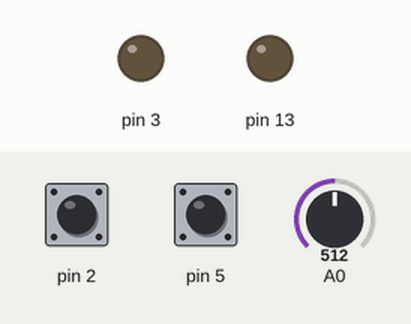
Recording of a sketch running on a simulated Arduino Uno, built with avr-gcc and run on an emulated ATmega328P. Parts: output pins drawn as LEDs (lit = HIGH). Inputs (shaded band) come from the test bench; at power-on: pin 2 HIGH, pin 5 HIGH, A0 = 512. Sleep ends after the set time or at an interrupt.

Above: at 1.8 s.
1.9 s: pin 2 pulled LOW for 0.15 s
At 4.23 s:
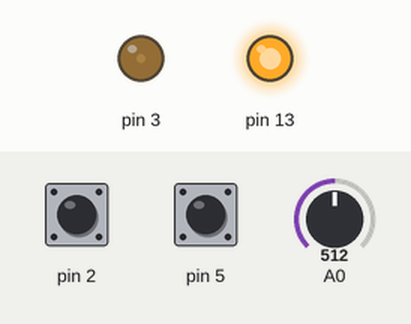
4.9 s: pin 2 pulled LOW for 1 s
At 6.6 s:
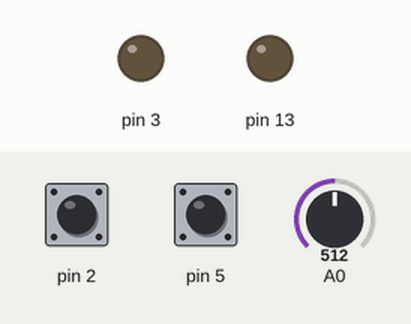
7.9 s: pin 2 pulled LOW for 3.2 s
Timing chart, 0 to 44.9 s (numbered marks = the images above; inputs shaded):
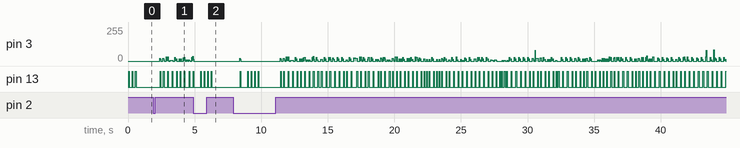

The sketch:

tvBgone.ino
```cpp
// (licence header left out)
#include <World_IR_Codes.h>   // this .h includes main.h -- in same folder
#include <avr/sleep.h>  // system lib in IDE, ? needs inclusion Y for ISR stuff

void xmitCodeElement(uint16_t ontime, uint16_t offtime, uint8_t PWM_code );
void quickflashLEDx(uint8_t x );
void delay_ten_us(uint16_t us);
void quickflashLED(void );
uint8_t read_bits(uint8_t count);

#define putstring_nl(s) Serial.println(s)  // why alias these simple functions
#define putstring(s) Serial.print(s)
#define putnum_ud(n) Serial.print(n, DEC)
#define putnum_uh(n) Serial.print(n, HEX)
#define MAX_WAIT_TIME 65535 // tens of us (ie: 655.350ms)

  // not sure why extern -- ? because these values come from the lib
  // IrCode is a struct (in main.h) so these are arrays of pointers to structs
extern const IrCode* const NApowerCodes[] PROGMEM;
extern const IrCode* const EUpowerCodes[] PROGMEM;
extern uint8_t num_NAcodes, num_EUcodes;

/* from nongnu.org:
#define PGM_P   const char *
Used to declare a variable that is a pointer to a string (char array) in program space.
 */
uint8_t region;  // used in setup & sendAll
PGM_P code_ptr;

uint8_t bitsleft_r = 0;  // globals used in sendAll and read_bits
uint8_t bits_r=0;

    // pins defined in main.h, copy here for clarity
// #define LED LED_BUILTIN // LED indicator pin (usually 13)
// #define IRLED 3     // the IR sender LED ; must be PWM capable pin ?
// #define TRIGGER 2   // the button pin; NB: "hard-coded" in the sleepNow() function in the primary .ino file by means of using external interrupt 0, which is hard-wired to pin 2
// #define REGIONSWITCH 5  // pin to read region, high = NA

/*
 This project transmits a bunch of TV POWER on/off codes, one after another,
 pausing between, also pulses a visible LED once each time a POWER code is
 transmitted.  That is all TV-B-Gone does.  The tricky part of TV-B-Gone
 was collecting all the POWER codes, getting rid of the duplicates and
 near-duplicates (because if there is a duplicate, then one POWER code will
 turn the TV off, and the duplicate will turn it on again, which we certainly
 do not want).  I have compiled the most popular codes with the
 duplicates eliminated, both for North America (which is the same as Asia, as
 far as POWER codes are concerned -- even though much of Asia uses PAL video)
 and for Europe (which works for Australia, New Zealand, the Middle East, and
 other parts of the world that use PAL video).

*/


/*
 The C compiler normally will transfer all constants in prog memory into RAM when
 the program starts up.  Since this firmware has a table (powerCodes)
 that is too large to transfer into RAM, the C compiler needs to be told not to do that,
 keep it in program memory only. This is accomplished by the macro PROGMEM
 (used in the definition for powerCodes).  Since the C compiler expects
 that constants are in RAM, rather than in program memory, when accessing
 powerCodes, we need to use the pgm_read_word() and pgm_read_byte macros, and
 we need to use powerCodes as an address.  This is done with PGM_P (pointers)
 defined below.

 For example,  to get a new powerCode, we first point to it with the
 following statement:
 PGM_P thecode_p = pgm_read_word(powerCodes+i);
 The next read from the powerCode is a byte that indicates the carrier
 frequency, read as follows:
 const uint8_t freq = pgm_read_byte(code_ptr++);
 After that is a byte that tells us how many 'onTime/offTime' pairs we have:
 const uint8_t numpairs = pgm_read_byte(code_ptr++);
 The next byte tells us the compression method. Since we are going to use a
 timing table to keep track of how to pulse the LED, and the tables are
 pretty short (usually only 4-8 entries), we can index into the table with only
 2 to 4 bits. Once we know the bit-packing-size we can decode the pairs
 const uint8_t bitcompression = pgm_read_byte(code_ptr++);
 Subsequent reads from the powerCode are n bits (same as the packing size)
 that index into another table in PROGMEM that actually stores the on/off times
 const PGM_P time_ptr = (PGM_P)pgm_read_word(code_ptr);
 */

void sendAllCodes()
{

  uint16_t ontime, offtime;  // vars used in sendAllcodes only [and was param in xmitCode]
  uint8_t i,num_codes;  // just used in sendAllCodes


  bool endingEarly = false; // will be set to true if the user presses the button during code-sending

  // determine region from REGIONSWITCH: 1 = NA, 0 = EU (defined in main.h)
  if (digitalRead(REGIONSWITCH)) {
    region = NA;
    num_codes = num_NAcodes;  // vals come from main.h ?
  }
  else {
    region = EU;
    num_codes = num_EUcodes;
  }

  // for every POWER code in our list
  for (i=0 ; i<num_codes; i++)
  {
    PGM_P data_ptr;

    // print out the code # we are about to transmit
//    DEBUGP(putstring("\n\r\n\rCode #: ");
//    putnum_ud(i));

    // point to next POWER code, from the right database
    if (region == NA) {
      data_ptr = (PGM_P)pgm_read_word(NApowerCodes+i);
    }
    else {
      data_ptr = (PGM_P)pgm_read_word(EUpowerCodes+i);
    }

    // print out the address in ROM memory we're reading
//    DEBUGP(putstring("\n\rAddr: ");
//    putnum_uh((uint16_t)data_ptr));

    // Read the carrier frequency from the first byte of code structure
    const uint8_t freq = pgm_read_byte(data_ptr++);
    // set OCR for Timer1 to output this POWER code's carrier frequency
    OCR2A = freq;
    OCR2B = freq / 3; // 33% duty cycle

//    // Print out the frequency of the carrier and the PWM settings
//    DEBUGP(putstring("\n\rOCR1: ");
//    putnum_ud(freq);
//    );
//    DEBUGP(uint16_t x = (freq+1) * 2;
//    putstring("\n\rFreq: ");
//    putnum_ud(F_CPU/x);
//    );

    // Get the number of pairs, the second byte from the code struct
    const uint8_t numpairs = pgm_read_byte(data_ptr++);

//    DEBUGP(putstring("\n\rOn/off pairs: ");
//    putnum_ud(numpairs));

    // Get the number of bits we use to index into the timer table
    // This is the third byte of the structure
    const uint8_t bitcompression = pgm_read_byte(data_ptr++);

//    DEBUGP(putstring("\n\rCompression: ");
//    putnum_ud(bitcompression);
//    putstring("\n\r"));

    // Get pointer (address in memory) to pulse-times table
    // The address is 16-bits (2 byte, 1 word)
    PGM_P time_ptr = (PGM_P)pgm_read_word(data_ptr);
    data_ptr+=2;
    code_ptr = (PGM_P)pgm_read_word(data_ptr);


//DEVELOPMENTAL TESTING:
//#if 0
//    // print out all of the pulse pairs
//    for (uint8_t k=0; k<numpairs; k++) {
//      uint8_t ti;
//      ti = (read_bits(bitcompression)) * 4;
//      // read the onTime and offTime from the program memory
//      ontime = pgm_read_word(time_ptr+ti);
//      offtime = pgm_read_word(time_ptr+ti+2);
//      DEBUGP(putstring("\n\rti = ");
//      putnum_ud(ti>>2);
//      putstring("\tPair = ");
//      putnum_ud(ontime));
//      DEBUGP(putstring("\t");
//      putnum_ud(offtime));
//    }
//    continue;
//#endif

    // Transmit all codeElements for this POWER code
    // (a codeElement is an onTime and an offTime)
    // transmitting onTime means pulsing the IR emitters at the carrier
    // frequency for the length of time specified in onTime
    // transmitting offTime means no output from the IR emitters for the
    // length of time specified in offTime

    // For EACH pair in this code....
    cli();  // don't interrupt code reading !
    // [Not appl. here: When accessing shared vars from the main program,] steps need to be taken to
    // prevent wrong results if the interrupt is triggered in the middle of an operation.
    // The simplest and most common approach is to simply disable the global interrupt
    // setting with cli() and reenable with with sei(). v. infra
    for (uint8_t k=0; k<numpairs; k++)
    {
      uint16_t ti;

      // Read the next 'n' bits as indicated by the compression variable
      // Then multiply by 4 because there are 2 timing numbers per pair
      // and each timing number is one word long, so 4 bytes total!
      ti = (read_bits(bitcompression)) * 4;

      // read the onTime and offTime from the program memory
      ontime = pgm_read_word(time_ptr+ti);  // read word 1 - ontime
      offtime = pgm_read_word(time_ptr+ti+2);  // read word 2 - offtime
      // transmit this codeElement (ontime and offtime)
      xmitCodeElement(ontime, offtime, (freq!=0));
    }
    sei();  // enables global interrupts v. www.pjrc.com/teensy/interrupts.html

    //Flush remaining bits, so that next code starts
    //with a fresh set of 8 bits.
    bitsleft_r=0;

    // visible indication that a code has been output.
    quickflashLED();

    // delay 120 milliseconds before transmitting next POWER code
    delay_ten_us(12000);

    // if user presses TRIGGER button, bringing pin low, stop transmission early
    if (digitalRead(TRIGGER) == 0)  // interrupt is detached, so this reads the button
    {
      endingEarly = true;
      delay_ten_us(50000); // 500ms delay max unint16 = 65.4K
      quickflashLEDx(4);
      //pause for ~1.3 sec to give the user time to release the button so that the code sequence won't immediately start again.
      delay_ten_us(MAX_WAIT_TIME); // wait 655.350ms
      delay_ten_us(MAX_WAIT_TIME); // wait 655.350ms
      break; //exit the POWER code "for" loop
    } // end if
  } // end :  for every POWER code loop

  if (endingEarly==false)
  {
    //pause for ~1.3 sec, then flash the visible LED 8 times to indicate that we're done
    delay_ten_us(MAX_WAIT_TIME); // wait 655.350ms
    delay_ten_us(MAX_WAIT_TIME); // wait 655.350ms
    quickflashLEDx(8);
  }
} //end of sendAllCodes

/* xmitCodeElement function is the 'workhorse' of transmitting IR codes.
 Given the on and off times, it turns on the PWM output on and off
 to generate one 'pair' from a long code. Each code has ~50 pairs!
 */

 // This fx uses the AVR chip timers
void xmitCodeElement(uint16_t ontyme, uint16_t offtyme, uint8_t PWM_code )
{
  TCNT2 = 0;
  if(PWM_code) {
    // pinMode(IRLED, OUTPUT);  // why put in fx, already in setup ?
    // Fast PWM, setting top limit, divide by 8
    // Output to pin 3
    TCCR2A = _BV(COM2A0) | _BV(COM2B1) | _BV(WGM21) | _BV(WGM20);
    TCCR2B = _BV(WGM22) | _BV(CS21);
  }
  else
  {
    // However some codes dont use PWM in which case we just turn the IR
    // LED on for the period of time.
    digitalWrite(IRLED, HIGH);
  }

  // Now we wait, allowing the PWM hardware to pulse out the carrier
  // frequency for the specified 'on' time
  delay_ten_us(ontyme);

  // Now we have to turn it off so disable the PWM output
  TCCR2A = 0;
  TCCR2B = 0;
  // And make sure that the IR LED is off too (since the PWM may have
  // been stopped while the LED is on!)
  digitalWrite(IRLED, LOW);

  // Now we wait for the specified 'off' time
  delay_ten_us(offtyme);
}  // end xmitCodeElement

/* read_bits is kind of a strange but very useful helper function.
 Because we are using compression, we index to the timer table
 not with a full 8-bit byte (which is wasteful) but 2 or 3 bits.
 Once code_ptr is set up to point to the right part of memory,
 this function will let us read 'count' bits at a time which
 it does by reading a byte into 'bits_r' and then buffering it.
 */

// we cant read more than 8 bits at a time so dont try!
uint8_t read_bits(uint8_t count)
{
  uint8_t i;
  uint8_t tmp=0;

  // we need to read back count bytes
  for (i=0; i<count; i++)
  {
    // check if the 8-bit buffer we have has run out
    if (bitsleft_r == 0) {
      // in which case we read a new byte in
      bits_r = pgm_read_byte(code_ptr++);
      // and reset the buffer size (8 bites in a byte)
      bitsleft_r = 8;
    }
    // remove one bit
    bitsleft_r--;
    // and shift it off of the end of 'bits_r'
    tmp |= (((bits_r >> (bitsleft_r)) & 1) << (count-1-i));
  }
  // return the selected bits in the LSB part of tmp
  return tmp;
}  // end read_bits()

 // ------------------------------------------------

void setup()
{
  Serial.begin(9600);

  TCCR2A = 0;
  TCCR2B = 0;

  digitalWrite(LED, LOW);  // are these pins defined in header file ? why not in sketch
  digitalWrite(IRLED, LOW);
  pinMode(LED, OUTPUT);
  pinMode(IRLED, OUTPUT);
  pinMode(REGIONSWITCH, INPUT_PULLUP);
  pinMode(TRIGGER, INPUT_PULLUP);

  delay_ten_us(5000); // 50ms (5000x10 us) delay: let everything settle for a bit

  // determine region
  if (digitalRead(REGIONSWITCH))
  {
    region = NA;   // region is typed as byte, NA gets value 1 (high) from main.h
    DEBUGP(putstring_nl("NA"));
  }
  else
  {
    region = EU;
    DEBUGP(putstring_nl("EU"));
  }

//  // Debug output: indicate how big our database is
//  DEBUGP(putstring("\n\rNA Codesize: ");
//  putnum_ud(num_NAcodes);
//  );
//  DEBUGP(putstring("\n\rEU Codesize: ");
//  putnum_ud(num_EUcodes);
//  );

  // Tell the user what region we're in  --> 3 flashes is NA, 6 is EU
  if (region == NA)
    quickflashLEDx(3);
  else //region == EU
    quickflashLEDx(6);
}   //  end of setup

 // ------------------------------------------------

void loop()
{
  sleepNow(); // during this fx, press of trigger button wakes things up, detaches Interrupt then does more:

  // Super "ghetto" (but decent enough for this application) button debouncing:
  // if the user pushes the Trigger button, then wait a while to let the button stop bouncing,
  // then start transmission of all POWER codes
  if (digitalRead(TRIGGER) == 0)  // i.e. if D2, trigger pin def in main.h, pressed, goes to 0
  {      // reading same event from inside sleepNow that woke us up?
    delay_ten_us(50000);  // delay 500ms, crude debounce
    sendAllCodes();  // if TRIGGER pressed during this fx, it quits, comes back to loop and sleep
  }
  // no loop delay coded; maybe enough in functions already?
}  // end loop


/****************************** LED AND DELAY FUNCTIONS ********/

// This function delays the specified number * 10 microseconds
// it is 'hardcoded' and is calibrated by adjusting DELAY_CNT
// in main.h. [Unless you are changing the crystal from 8MHz, dont  <-- old comment ?
// mess with this.]
// due to uint16_t datatype, max delay is 65535 tens of microseconds, or 655350 us = 655.350 ms.
// NB: DELAY_CNT has been increased in main.h from 11 to 25 (last I checked) in order to allow
// this function to work properly with 16MHz Arduinos (instead of 8MHz).

void delay_ten_us(uint16_t us)
{
  uint8_t timer;
  while (us != 0)
  {
    // for 8MHz we want to delay 80 cycles to = 10 microseconds
    // this code is tweaked to give about that amount. <-- old comment ?
    for (timer=0; timer <= DELAY_CNT; timer++)
    {
      NOP;   // no operation, does nothing, just for timing
      NOP;
    }
    NOP;
    us--;
  }  // end while
} // end delay 10 us


// This function quickly pulses the visible LED
// This will indicate to the user that a code is being transmitted
void quickflashLED( void )
{
  digitalWrite(LED, HIGH);
  delay_ten_us(5000);   // 30 ms ON-time delay
  digitalWrite(LED, LOW);
}

// This function just flashes the visible LED a couple times, used to
// tell the user what region is selected
void quickflashLEDx( uint8_t x )
{
  quickflashLED();
  while(--x)
  {
    delay_ten_us(25000); // 250 ms OFF-time delay between flashes, uint16 must be < 65.7K
    quickflashLED();
  }
}  // end quickFlashx


/*********** SLEEP and WAKE FUNCTIONS *******
 from kaqkjz: now dead link
 http://www.ka1kjz.com/561/adding-sleep-to-tv-b-gone-code/
*/

void sleepNow()
{
  set_sleep_mode(TRIGGER);                    // sleep mode is set here

  sleep_enable();                             // enables the sleep bit in the mcucr register

  attachInterrupt(0, wakeUpNow, LOW);         // use interrupt 0 (pin 2) and run function
                                                     // wakeUpNow when pin 2 gets LOW

  sleep_mode();           // if no interrupt, here the device is actually put to sleep!!
  // THE PROGRAM CONTINUES FROM HERE ON WAKE -- not clear why

  sleep_disable();                            // first thing after waking, disable sleep

  detachInterrupt(0);                         // disables interrupt 0 as the wakeupnow code will
                                              // not be executed during normal runtime
}  // end sleepNow

void wakeUpNow()
{
  // any needed wakeup code can be placed here
}
```

Measured:
- after the input at 1.9 s, pin 13: goes HIGH 0.04 s, LOW 0.21 s, 7 × (HIGH 0.04 s, LOW 0.27 s), then HIGH, starting after 0.51 s
- after the input at 4.9 s, pin 3: goes on until 4.9 s, then stays 0/255
